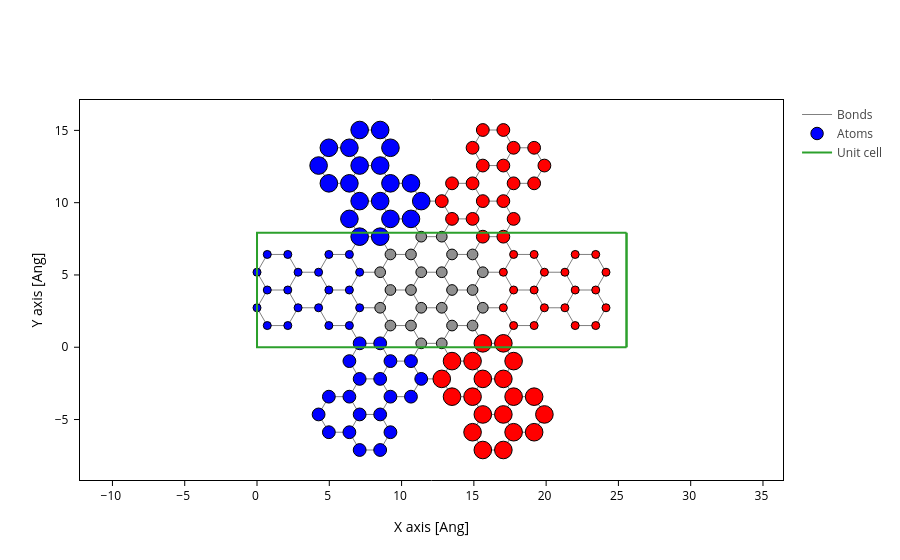

The code cell stored with this chart in its notebook:
### Code cell
atoms_style = []
for i, (l, r) in enumerate(zip(left_idx, right_idx)):
    atoms_style += [{"atoms": l, "size": i*0.3 + 0.5, "color": "blue"}]
    atoms_style += [{"atoms": r, "size": i*0.3 + 0.5, "color": "red"}]

device.plot(axes="xy", atoms_style=atoms_style)

### Figure 1 — Plotly figure (JSON) as saved in the notebook; plotly's stock layout.template omitted (floating-point values rounded to 4 significant figures; data arrays with more than 128 entries replaced by an {"elided": "..."} marker saying what was removed)
{"data": [{"line": {"color": "gray", "width": 1}, "meta": {}, "mode": "lines", "name": "Bonds", "opacity": 1, "type": "scatter", "x": {"elided": "4032 float values"}, "y": {"elided": "4032 float values"}}, {"marker": {"color": {"elided": "144 str values"}, "line": {"color": "black", "width": 1}, "opacity": 1, "size": {"elided": "144 float values"}}, "meta": {}, "mode": "markers", "name": "Atoms", "opacity": 1, "type": "scatter", "x": {"elided": "144 float values"}, "y": {"elided": "144 float values"}}, {"meta": {}, "mode": "lines", "name": "Unit cell", "type": "scatter", "x": [0.0, 0.0, 25.56, 25.56, 0.0, 0.0, NaN, 0.0, 0.0, 0.0, 25.56, 25.56, 0.0, NaN, 25.56, 25.56, NaN, 25.56, 25.56], "y": [0.0, 7.919, 7.919, 7.919, 7.919, 7.919, NaN, 7.919, 0.0, 0.0, 0.0, 0.0, 0.0, NaN, 7.919, 0.0, NaN, 7.919, 0.0]}], "layout": {"scene": {"aspectmode": "data", "xaxis": {"title": {"text": "X axis [Ang]"}}, "yaxis": {"title": {"text": "Y axis [Ang]"}}}, "xaxis": {"scaleanchor": "y", "scaleratio": 1, "title": {"text": "X axis [Ang]"}}, "yaxis": {"title": {"text": "Y axis [Ang]"}}}}
